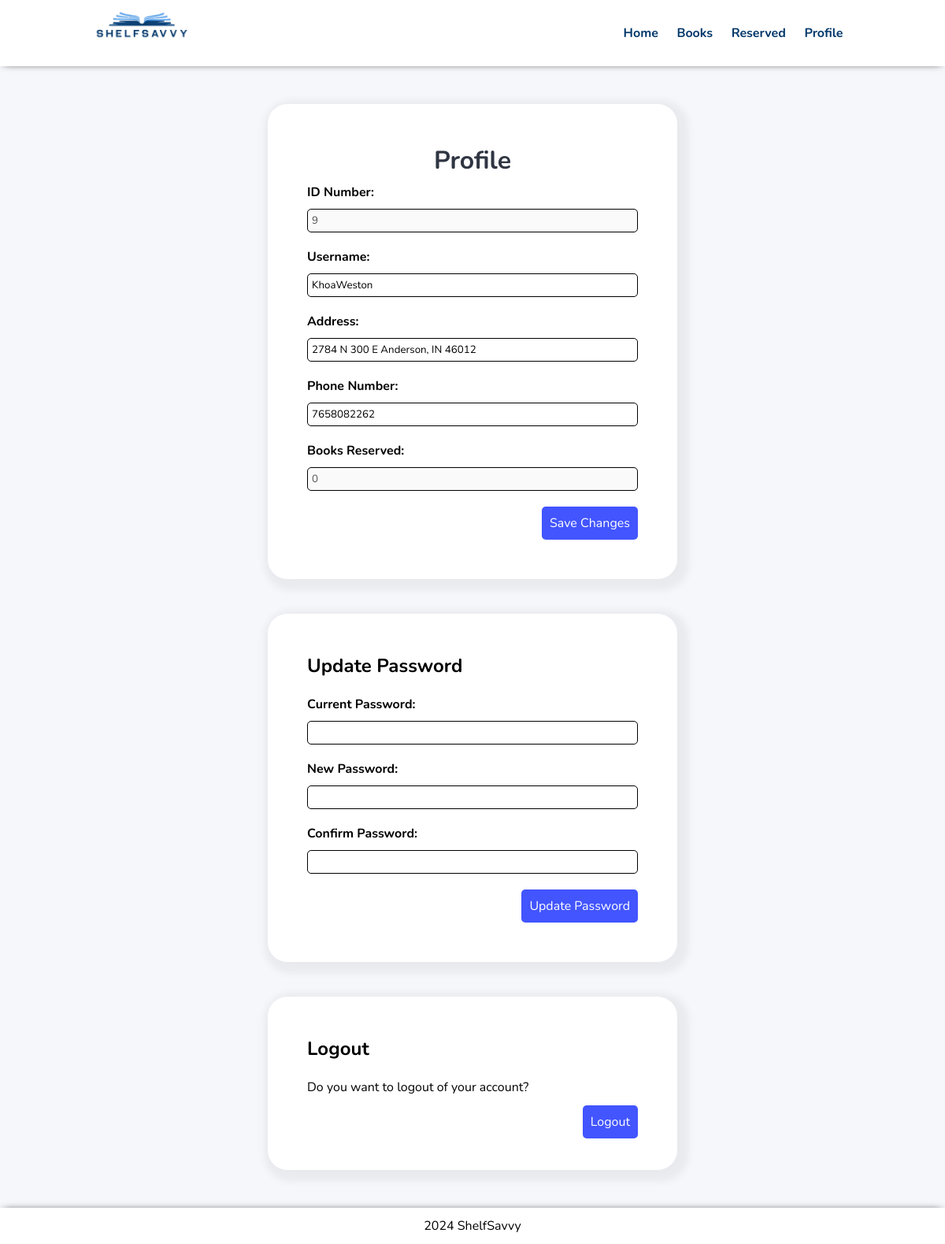
Page /profile.php (signed in) on the earlier database version.
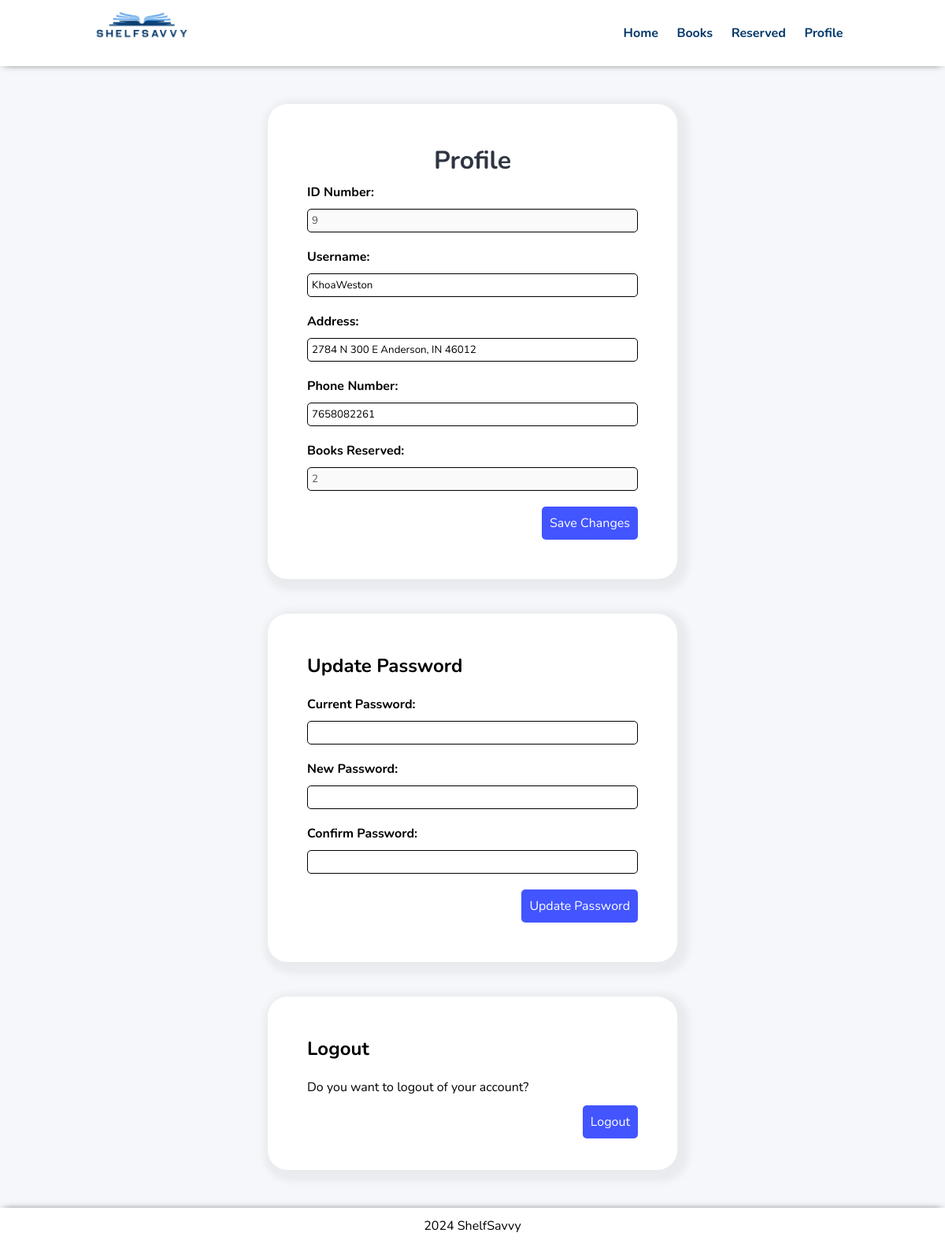
Same page on the later database version.
### tables this page shows
CREATE TABLE `user` (
  `Username` varchar(50) NOT NULL,
  `Password` varchar(255) NOT NULL,
  `MemberType` varchar(20) NOT NULL,
  `BooksOut` int(2) NOT NULL,
  `UID` int(10) NOT NULL,
  `Address` varchar(50) NOT NULL,
  `PhoneNum` bigint(10) NOT NULL
);

### profile.php (the view, shortened to what this page needs)
<?php include('partials-front/header.php'); ?>
<section class="page-container text-center">
    <div class="confirm-container">
        <h2 class="text-center">Profile</h2>
        <?php
            $id = $_SESSION['user'];
            $sql_user="SELECT * FROM user WHERE UID=$id";
            $res_user=mysqli_query($conn, $sql_user);
            if($res_user==TRUE){
                $row_user=mysqli_fetch_assoc($res_user);
                $username = $row_user['Username'];
                $books_out = $row_user['BooksOut'];
                $address = $row_user['Address'];
                $phone_num = $row_user['PhoneNum'];
            }
        ?>
        <form action="" method="POST" class="text-left">
            <div class="text-bold">ID Number: </div>
            <input type="text" name="id" value="<?php echo $id; ?>" disabled>
            <div class="text-bold">Username: </div>
            <input type="text" name="username" value="<?php echo $username; ?>">
            <div class="text-bold">Address: </div>
            <input type="text" name="address" value="<?php echo $address; ?>">
            <div class="text-bold">Phone Number: </div>
            <input type="number" name="phone_num" value="<?php echo $phone_num; ?>">
            <div class="text-bold">Books Reserved: </div>
            <input type="text" name="books_out" value="<?php echo $books_out; ?>" disabled>
            <br/>
            <div class="text-right">
                <input type="submit" name="submit_profile" value="Save Changes" class="btn btn-primary">
            </div>
        </form>
    </div>
    <br/><br/>
    <div class="confirm-container">
        <h3 class="text-left">Update Password</h2><br/>
        <form action="" method="POST" class="text-left">
            <div class="text-bold">Current Password: </div>
            <input type="password" name="current_password" required>
            <div class="text-bold">New Password: </div>
            <input type="password" name="new_password" required>
            <div class="text-bold">Confirm Password: </div>
            <input type="password" name="confirm_password" required>
            <br/>
            <div class="text-right">
                <input type="submit" name="submit_pass" value="Update Password" class="btn btn-primary">
            </div>
        </form>
    </div>
    <br/><br/>
    <div class="confirm-container text-right">
        <h3 class="text-left">Logout</h3><br/>
        <div class="text-left">Do you want to logout of your account? </div><br/>
        <a href="logout.php" class="btn btn-primary">Logout</a>
    </div>
</section>
<?php include('partials-front/footer.php'); ?>

Differences in the rows shown:
changed user "KhoaWeston": phone_num "7658082262" → "7658082261"; books_out "0" → "2"
